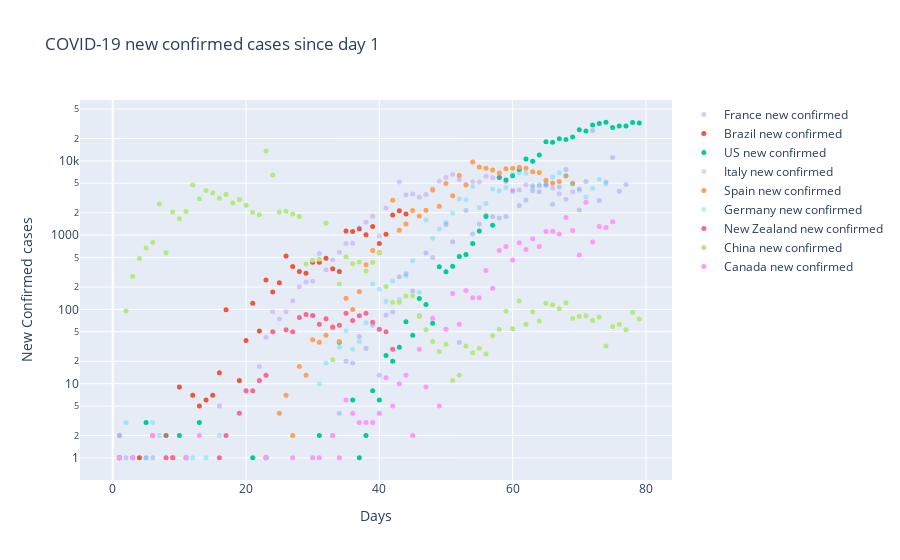

Here is the notebook cell this chart was saved with:
### Code cell
fignc = go.Figure(series)
fignc.update_layout(title_text='COVID-19 new confirmed cases since day 1')
fignc.update_xaxes(title_text='Days')
fignc.update_yaxes(title_text='New Confirmed cases', type='log')
fignc.show()

### Figure 1 — Plotly figure (JSON) as saved in the notebook; plotly's stock layout.template omitted (floating-point values rounded to 4 significant figures)
{"data": [{"marker": {"size": 5, "symbol": "circle"}, "mode": "markers", "name": "France new confirmed", "opacity": 0.3, "type": "scatter", "x": [0, 0, 1, 2, 3, 4, 5, 6, 7, 8, 9, 10, 11, 12, 13, 14, 15, 16, 17, 18, 19, 20, 21, 22, 23, 24, 25, 26, 27, 28, 29, 30, 31, 32, 33, 34, 35, 36, 37, 38, 39, 40, 41, 42, 43, 44, 45, 46, 47, 48, 49, 50, 51, 52, 53, 54, 55, 56, 57, 58, 59, 60, 61, 62, 63, 64, 65, 66, 67, 68, 69, 70, 71, 72, 73, 74, 75, 76, 77], "y": [null, 0, 2, 1, 0, 0, 1, 1, 0, 0, 1, 0, 0, 0, 0, 0, 0, 5, 0, 0, 0, 0, 0, 0, 1, 0, 0, 0, 0, 0, 0, 0, 0, 0, 2, 4, 20, 19, 43, 30, 61, 13, 84, 92, 276, 303, 177, 83, 575, 499, 0, 1388, 815, 36, 2151, 1032, 1409, 1846, 1788, 1705, 1780, 3880, 2499, 2978, 3951, 3851, 4703, 2603, 4462, 7657, 4922, 2180, 5273, 25646, 2925, 5190, 11102, 3894, 4822]}, {"marker": {"size": 5, "symbol": "circle"}, "mode": "markers", "name": "Brazil new confirmed", "opacity": 1, "type": "scatter", "x": [0, 0, 0, 0, 0, 0, 0, 0, 0, 0, 0, 0, 0, 0, 0, 0, 0, 0, 0, 0, 0, 0, 0, 0, 0, 0, 0, 0, 0, 0, 0, 0, 0, 0, 0, 1, 2, 3, 4, 5, 6, 7, 8, 9, 10, 11, 12, 13, 14, 15, 16, 17, 18, 19, 20, 21, 22, 23, 24, 25, 26, 27, 28, 29, 30, 31, 32, 33, 34, 35, 36, 37, 38, 39, 40, 41, 42, 43, 44], "y": [null, 0, 0, 0, 0, 0, 0, 0, 0, 0, 0, 0, 0, 0, 0, 0, 0, 0, 0, 0, 0, 0, 0, 0, 0, 0, 0, 0, 0, 0, 0, 0, 0, 0, 0, 1, 0, 0, 1, 0, 0, 0, 2, 0, 9, 0, 7, 5, 6, 7, 14, 99, 0, 11, 38, 121, 51, 249, 172, 228, 525, 378, 323, 307, 431, 432, 487, 352, 323, 1138, 1119, 1208, 1012, 1304, 770, 1031, 1873, 2136, 1922]}, {"marker": {"size": 5, "symbol": "circle"}, "mode": "markers", "name": "US new confirmed", "opacity": 1, "type": "scatter", "x": [1, 2, 3, 4, 5, 6, 7, 8, 9, 10, 11, 12, 13, 14, 15, 16, 17, 18, 19, 20, 21, 22, 23, 24, 25, 26, 27, 28, 29, 30, 31, 32, 33, 34, 35, 36, 37, 38, 39, 40, 41, 42, 43, 44, 45, 46, 47, 48, 49, 50, 51, 52, 53, 54, 55, 56, 57, 58, 59, 60, 61, 62, 63, 64, 65, 66, 67, 68, 69, 70, 71, 72, 73, 74, 75, 76, 77, 78, 79], "y": [null, 0, 1, 0, 3, 0, 0, 0, 0, 2, 1, 0, 3, 0, 0, 0, 0, 0, 0, 0, 1, 0, 1, 0, 0, 0, 0, 0, 0, 0, 2, 0, 0, 36, 0, 6, 1, 2, 8, 6, 24, 20, 31, 68, 45, 140, 116, 65, 376, 322, 382, 516, 548, 772, 1133, 1789, 1362, 5964, 5526, 6327, 7676, 10571, 9893, 12038, 18058, 17821, 19808, 19444, 20922, 26341, 25200, 30390, 31824, 33267, 28219, 29595, 29556, 32829, 32385]}, {"marker": {"size": 5, "symbol": "circle"}, "mode": "markers", "name": "Italy new confirmed", "opacity": 0.3, "type": "scatter", "x": [0, 0, 0, 0, 0, 0, 0, 0, 0, 1, 2, 3, 4, 5, 6, 7, 8, 9, 10, 11, 12, 13, 14, 15, 16, 17, 18, 19, 20, 21, 22, 23, 24, 25, 26, 27, 28, 29, 30, 31, 32, 33, 34, 35, 36, 37, 38, 39, 40, 41, 42, 43, 44, 45, 46, 47, 48, 49, 50, 51, 52, 53, 54, 55, 56, 57, 58, 59, 60, 61, 62, 63, 64, 65, 66, 67, 68, 69, 70], "y": [null, 0, 0, 0, 0, 0, 0, 0, 0, 2, 0, 0, 0, 0, 0, 0, 1, 0, 0, 0, 0, 0, 0, 0, 0, 0, 0, 0, 0, 0, 17, 42, 93, 74, 93, 131, 202, 233, 240, 566, 342, 466, 587, 769, 778, 1247, 1492, 1797, 977, 2313, 0, 5198, 3497, 3590, 3233, 3526, 4207, 5322, 5986, 6557, 5560, 4789, 5249, 5210, 6203, 5909, 5974, 5217, 4050, 4053, 4782, 4668, 4585, 4805, 4316, 3599, 3039, 3836, 4204]}, {"marker": {"size": 5, "symbol": "circle"}, "mode": "markers", "name": "Spain new confirmed", "opacity": 1, "type": "scatter", "x": [0, 0, 0, 0, 0, 0, 0, 0, 0, 0, 1, 2, 3, 4, 5, 6, 7, 8, 9, 10, 11, 12, 13, 14, 15, 16, 17, 18, 19, 20, 21, 22, 23, 24, 25, 26, 27, 28, 29, 30, 31, 32, 33, 34, 35, 36, 37, 38, 39, 40, 41, 42, 43, 44, 45, 46, 47, 48, 49, 50, 51, 52, 53, 54, 55, 56, 57, 58, 59, 60, 61, 62, 63, 64, 65, 66, 67, 68, 69], "y": [null, 0, 0, 0, 0, 0, 0, 0, 0, 0, 1, 0, 0, 0, 0, 0, 0, 0, 1, 0, 0, 0, 0, 0, 0, 0, 0, 0, 0, 0, 0, 0, 0, 0, 4, 7, 2, 17, 13, 39, 36, 45, 57, 37, 141, 100, 173, 400, 622, 582, 0, 2955, 1159, 1407, 2144, 1806, 2162, 4053, 2447, 4964, 3394, 6368, 4749, 9630, 8271, 7933, 7516, 6875, 7846, 7967, 8195, 7947, 7134, 6969, 5478, 5029, 5267, 6278, 5002]}, {"marker": {"size": 5, "symbol": "circle"}, "mode": "markers", "name": "Germany new confirmed", "opacity": 0.3, "type": "scatter", "x": [0, 0, 0, 0, 0, 1, 2, 3, 4, 5, 6, 7, 8, 9, 10, 11, 12, 13, 14, 15, 16, 17, 18, 19, 20, 21, 22, 23, 24, 25, 26, 27, 28, 29, 30, 31, 32, 33, 34, 35, 36, 37, 38, 39, 40, 41, 42, 43, 44, 45, 46, 47, 48, 49, 50, 51, 52, 53, 54, 55, 56, 57, 58, 59, 60, 61, 62, 63, 64, 65, 66, 67, 68, 69, 70, 71, 72, 73, 74], "y": [null, 0, 0, 0, 0, 1, 3, 0, 0, 1, 3, 2, 2, 0, 0, 0, 1, 0, 1, 0, 2, 0, 0, 0, 0, 0, 0, 0, 0, 0, 0, 0, 0, 0, 1, 10, 19, 2, 31, 51, 29, 37, 66, 220, 188, 129, 241, 136, 281, 451, 170, 1597, 910, 1210, 1477, 1985, 3070, 2993, 4528, 2365, 2660, 4183, 3930, 4337, 6615, 6933, 6824, 4400, 4790, 4923, 6064, 6922, 6365, 4933, 4031, 3251, 4289, 5633, 4885]}, {"marker": {"size": 5, "symbol": "circle"}, "mode": "markers", "name": "New Zealand new confirmed", "opacity": 1, "type": "scatter", "x": [0, 0, 0, 0, 0, 0, 0, 0, 0, 0, 0, 0, 0, 0, 0, 0, 0, 0, 0, 0, 0, 0, 0, 0, 0, 0, 0, 0, 0, 0, 0, 0, 0, 0, 0, 0, 0, 1, 2, 3, 4, 5, 6, 7, 8, 9, 10, 11, 12, 13, 14, 15, 16, 17, 18, 19, 20, 21, 22, 23, 24, 25, 26, 27, 28, 29, 30, 31, 32, 33, 34, 35, 36, 37, 38, 39, 40, 41, 42], "y": [null, 0, 0, 0, 0, 0, 0, 0, 0, 0, 0, 0, 0, 0, 0, 0, 0, 0, 0, 0, 0, 0, 0, 0, 0, 0, 0, 0, 0, 0, 0, 0, 0, 0, 0, 0, 0, 1, 0, 0, 0, 0, 2, 0, 1, 1, 0, 0, 0, 0, 0, 0, 1, 2, 0, 4, 8, 8, 11, 13, 50, 0, 53, 50, 78, 85, 83, 63, 75, 58, 61, 89, 71, 82, 89, 67, 54, 50, 29]}, {"marker": {"size": 5, "symbol": "circle"}, "mode": "markers", "name": "China new confirmed", "opacity": 1, "type": "scatter", "x": [1, 2, 3, 4, 5, 6, 7, 8, 9, 10, 11, 12, 13, 14, 15, 16, 17, 18, 19, 20, 21, 22, 23, 24, 25, 26, 27, 28, 29, 30, 31, 32, 33, 34, 35, 36, 37, 38, 39, 40, 41, 42, 43, 44, 45, 46, 47, 48, 49, 50, 51, 52, 53, 54, 55, 56, 57, 58, 59, 60, 61, 62, 63, 64, 65, 66, 67, 68, 69, 70, 71, 72, 73, 74, 75, 76, 77, 78, 79], "y": [null, 95, 277, 486, 669, 802, 2632, 578, 2054, 1661, 2089, 4739, 3086, 3991, 3733, 3147, 3523, 2704, 3015, 2525, 2032, 1881, 13628, 6463, 2055, 2100, 1921, 1777, 408, 458, 473, 1451, 21, 219, 513, 412, 434, 328, 428, 576, 204, 125, 125, 151, 153, 80, 53, 37, 27, 34, 11, 13, 32, 26, 30, 25, 44, 54, 94, 55, 130, 63, 93, 70, 121, 115, 102, 123, 76, 81, 82, 71, 79, 32, 59, 63, 53, 91, 74]}, {"marker": {"size": 5, "symbol": "circle"}, "mode": "markers", "name": "Canada new confirmed", "opacity": 1, "type": "scatter", "x": [0, 0, 0, 0, 1, 2, 3, 4, 5, 6, 7, 8, 9, 10, 11, 12, 13, 14, 15, 16, 17, 18, 19, 20, 21, 22, 23, 24, 25, 26, 27, 28, 29, 30, 31, 32, 33, 34, 35, 36, 37, 38, 39, 40, 41, 42, 43, 44, 45, 46, 47, 48, 49, 50, 51, 52, 53, 54, 55, 56, 57, 58, 59, 60, 61, 62, 63, 64, 65, 66, 67, 68, 69, 70, 71, 72, 73, 74, 75], "y": [null, 0, 0, 0, 1, 0, 1, 0, 0, 2, 0, 0, 0, 0, 1, 0, 2, 0, 0, 0, 0, 0, 0, 0, 0, 0, 1, 0, 0, 0, 1, 0, 0, 1, 1, 0, 2, 1, 6, 4, 3, 3, 3, 4, 12, 5, 10, 13, 2, 29, 9, 76, 5, 54, 163, 63, 179, 143, 143, 334, 192, 619, 702, 461, 791, 640, 894, 704, 1118, 1129, 1033, 1724, 1153, 541, 2778, 807, 1309, 1269, 1513]}], "layout": {"autosize": true, "title": {"text": "COVID-19 new confirmed cases since day 1"}, "xaxis": {"autorange": true, "range": [-4.956, 83.96], "title": {"text": "Days"}, "type": "linear"}, "yaxis": {"autorange": true, "range": [-0.3175, 4.84], "title": {"text": "New Confirmed cases"}, "type": "log"}}}
